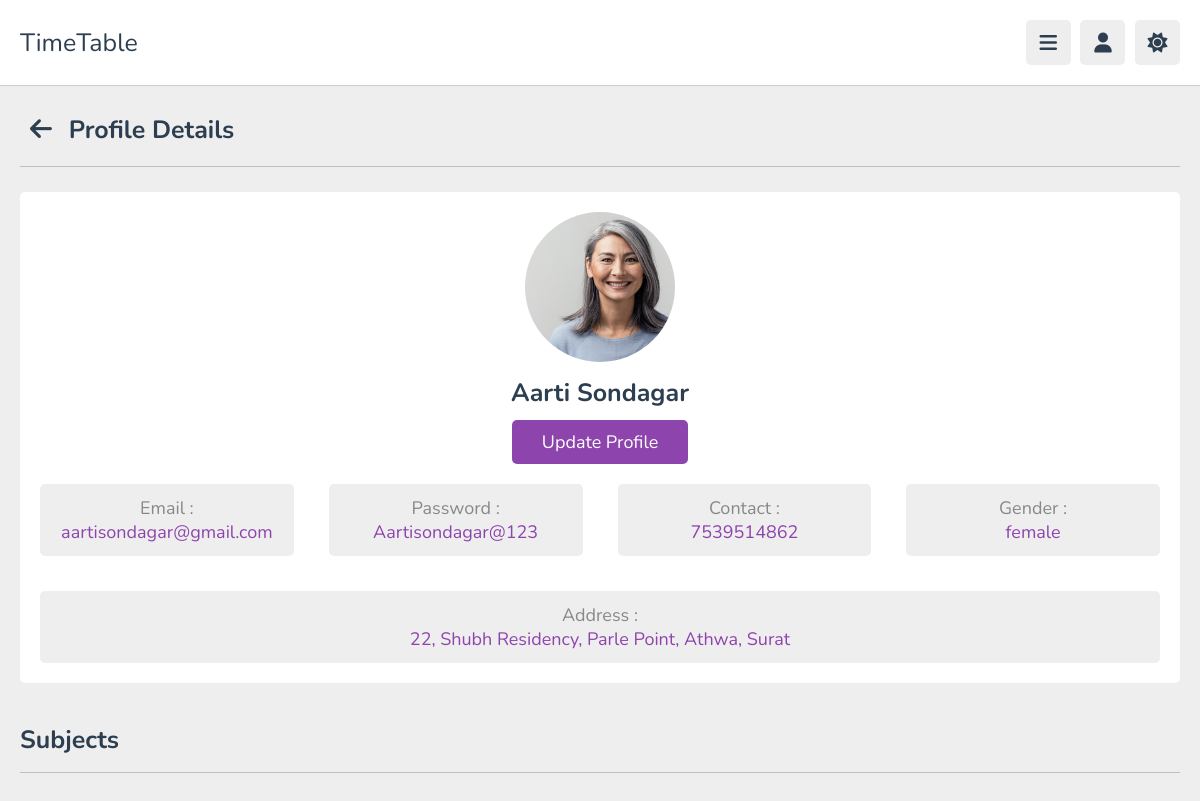
The page /admin/teacher_profile.php?teacher=Aarti Sondagar (signed in) on the database its author committed.
### tables this page shows
CREATE TABLE `teachers` (
  `teacher_id` int(11) NOT NULL,
  `name` varchar(100) NOT NULL,
  `email` varchar(100) NOT NULL,
  `password` varchar(100) NOT NULL,
  `contact_no` varchar(12) NOT NULL,
  `gender` varchar(10) NOT NULL,
  `address` varchar(200) NOT NULL,
  `image` varchar(200) NOT NULL
);

### admin/teacher_profile.php (the view, shortened to what this page needs)
<?php
require ("header.php");
if (isset($_GET['teacher'])) {
    $teacher_name = mysqli_real_escape_string($conn, $_GET['teacher']);
    $query = "SELECT * FROM teachers WHERE name = '$teacher_name'";
    $result = mysqli_query($conn, $query);
    $teacher = mysqli_fetch_assoc($result);
} else {
    echo "No teacher selected.";
    exit();
}
?>
<!DOCTYPE html>
<html lang="en">
<head>
    <link rel="stylesheet" href="https://cdnjs.cloudflare.com/ajax/libs/font-awesome/6.1.2/css/all.min.css">
    <link rel="stylesheet" href="../css/style.css">
</head>
<body>
    <section class="teacher-profile">
        <h1 class="heading">
            <span class="back">
                <a href="teachers.php"><i class="fa-solid fa-arrow-left"></i></a>
            </span>
            Profile Details
        </h1>
        <div class="details">
            <div class="tutor">
                <img src="upload/teachers/<?= htmlspecialchars($teacher['image']); ?>?v=<?php echo time(); ?>" alt="">
                <h3><?= htmlspecialchars($teacher['name']); ?></h3>
                <a href="teacher_edit.php?get_id=<?php echo $teacher['teacher_id']; ?>" class="inline-btn">Update
                    Profile</a>
            </div>
            <div class="flex">
                <p>Email : <span><?= htmlspecialchars($teacher['email']); ?></span></p>
                <p>Password : <span><?= htmlspecialchars($teacher['password']); ?></span></p>
                <p>Contact : <span><?= htmlspecialchars($teacher['contact_no']); ?></span></p>
                <p>Gender : <span><?= htmlspecialchars($teacher['gender']); ?></span></p>
                <p>Address : <span><?= htmlspecialchars($teacher['address']); ?></span></p>
            </div>
        </div>
    </section>
    <section class="t-subjects">
        <h1 class="heading">Subjects</h1>
    </section>
</body>
</html>

### css/style.css (style rules this page uses)
:root { --main-color: #8e44ad; --red: #e74c3c; --orange: #f39c12; --light-color: #888; --light-bg: #eee; --black: #2c3e50; --white: #fff; --border: .1rem solid rgba(0, 0, 0, .2); }
* { font-family: 'Nunito', sans-serif; margin: 0; padding: 0; box-sizing: border-box; outline: none; border: none; text-decoration: none; }
html { font-size: 62.5%; overflow-x: hidden; }
body { background-color: var(--light-bg); padding-left: 30rem; }
section { padding: 2rem; margin: 0 auto; max-width: 1200px; }
.heading { font-size: 2.5rem; color: var(--black); margin-bottom: 2.5rem; border-bottom: var(--border); padding-bottom: 1.5rem; text-transform: capitalize; }
.inline-btn, .inline-option-btn, .inline-delete-btn, .btn, .delete-btn, .option-btn { border-radius: .5rem; color: #fff; font-size: 1.8rem; cursor: pointer; text-transform: capitalize; padding: 1rem 3rem; text-align: center; margin-top: 1rem; }
.inline-btn, .inline-option-btn, .inline-delete-btn { display: inline-block; }
.btn, .inline-btn { background-color: var(--main-color); }
.teacher-profile .heading .back i { margin: 1rem; color: var(--black); }
.teacher-profile .details { text-align: center; background-color: var(--white); border-radius: .5rem; padding: 2rem; }
.teacher-profile .details .tutor img { height: 15rem; width: 15rem; border-radius: 50%; object-fit: cover; margin-bottom: 1rem; }
.teacher-profile .details .tutor h3 { font-size: 2.5rem; color: var(--black); }
.teacher-profile .details .flex { display: flex; flex-wrap: wrap; gap: 3.5rem; margin-top: 2rem; }
.teacher-profile .details .flex p { flex: 1 1 22rem; border-radius: .5rem; background-color: var(--light-bg); padding: 1.2rem 2rem; font-size: 1.8rem; color: var(--light-color); display: grid; }
.teacher-profile .details .flex p span { color: var(--main-color); }
.heading .back i { color: var(--black); }
@media (max-width:1200px) { body { padding-left: 0; } }

### rows shown on the page
teachers: image (picture), name "Aarti Sondagar", email "aartisondagar@gmail.com", password "Aartisondagar@123", contact_no "7539514862", gender "female", address "22, Shubh Residency, Parle Point, Athwa, Surat"
